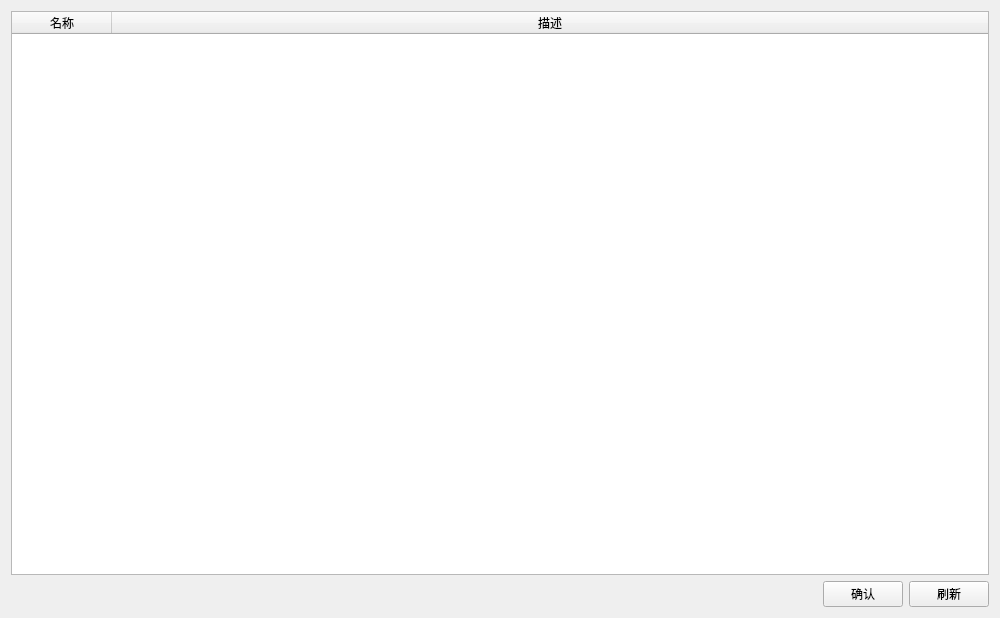
<?xml version="1.0" encoding="UTF-8"?>
<ui version="4.0">
 <class>PortSelector</class>
 <widget class="QWidget" name="PortSelector">
  <property name="geometry">
   <rect>
    <x>0</x>
    <y>0</y>
    <width>1000</width>
    <height>618</height>
   </rect>
  </property>
  <property name="windowTitle">
   <string>端口选择</string>
  </property>
  <layout class="QGridLayout" name="gridLayout">
   <item row="1" column="2">
    <widget class="QPushButton" name="refresh_button">
     <property name="text">
      <string>刷新</string>
     </property>
    </widget>
   </item>
   <item row="1" column="1">
    <widget class="QPushButton" name="ok_button">
     <property name="text">
      <string>确认</string>
     </property>
    </widget>
   </item>
   <item row="1" column="0">
    <spacer name="horizontalSpacer">
     <property name="orientation">
      <enum>Qt::Orientation::Horizontal</enum>
     </property>
     <property name="sizeHint" stdset="0">
      <size>
       <width>40</width>
       <height>20</height>
      </size>
     </property>
    </spacer>
   </item>
   <item row="0" column="0" colspan="3">
    <widget class="QTableWidget" name="port_list">
     <property name="editTriggers">
      <set>QAbstractItemView::EditTrigger::NoEditTriggers</set>
     </property>
     <property name="selectionMode">
      <enum>QAbstractItemView::SelectionMode::SingleSelection</enum>
     </property>
     <property name="selectionBehavior">
      <enum>QAbstractItemView::SelectionBehavior::SelectRows</enum>
     </property>
     <attribute name="horizontalHeaderShowSortIndicator" stdset="0">
      <bool>false</bool>
     </attribute>
     <attribute name="horizontalHeaderStretchLastSection">
      <bool>true</bool>
     </attribute>
     <attribute name="verticalHeaderCascadingSectionResizes">
      <bool>false</bool>
     </attribute>
     <column>
      <property name="text">
       <string>名称</string>
      </property>
     </column>
     <column>
      <property name="text">
       <string>描述</string>
      </property>
     </column>
    </widget>
   </item>
  </layout>
 </widget>
 <resources/>
 <connections/>
</ui>
